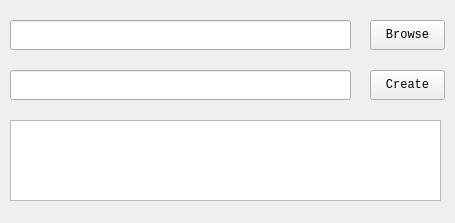
<?xml version="1.0" encoding="UTF-8"?>
<ui version="4.0">
 <class>canvasnew</class>
 <widget class="QWidget" name="canvasnew">
  <property name="geometry">
   <rect>
    <x>0</x>
    <y>0</y>
    <width>455</width>
    <height>223</height>
   </rect>
  </property>
  <property name="windowTitle">
   <string>Open Project</string>
  </property>
  <widget class="QLineEdit" name="lineEdit">
   <property name="geometry">
    <rect>
     <x>10</x>
     <y>20</y>
     <width>341</width>
     <height>30</height>
    </rect>
   </property>
   <property name="font">
    <font>
     <family>Consolas</family>
     <pointsize>9</pointsize>
    </font>
   </property>
  </widget>
  <widget class="QPushButton" name="pushButton">
   <property name="geometry">
    <rect>
     <x>370</x>
     <y>20</y>
     <width>75</width>
     <height>30</height>
    </rect>
   </property>
   <property name="font">
    <font>
     <family>Consolas</family>
     <pointsize>9</pointsize>
    </font>
   </property>
   <property name="text">
    <string>Browse</string>
   </property>
  </widget>
  <widget class="QLineEdit" name="lineEdit_2">
   <property name="geometry">
    <rect>
     <x>10</x>
     <y>70</y>
     <width>341</width>
     <height>30</height>
    </rect>
   </property>
   <property name="font">
    <font>
     <family>Consolas</family>
     <pointsize>9</pointsize>
    </font>
   </property>
  </widget>
  <widget class="QPushButton" name="pushButton_2">
   <property name="geometry">
    <rect>
     <x>370</x>
     <y>70</y>
     <width>75</width>
     <height>30</height>
    </rect>
   </property>
   <property name="font">
    <font>
     <family>Consolas</family>
     <pointsize>9</pointsize>
    </font>
   </property>
   <property name="text">
    <string>Create</string>
   </property>
  </widget>
  <widget class="QTextEdit" name="textEdit">
   <property name="geometry">
    <rect>
     <x>10</x>
     <y>120</y>
     <width>431</width>
     <height>81</height>
    </rect>
   </property>
  </widget>
 </widget>
 <resources/>
 <connections/>
</ui>
